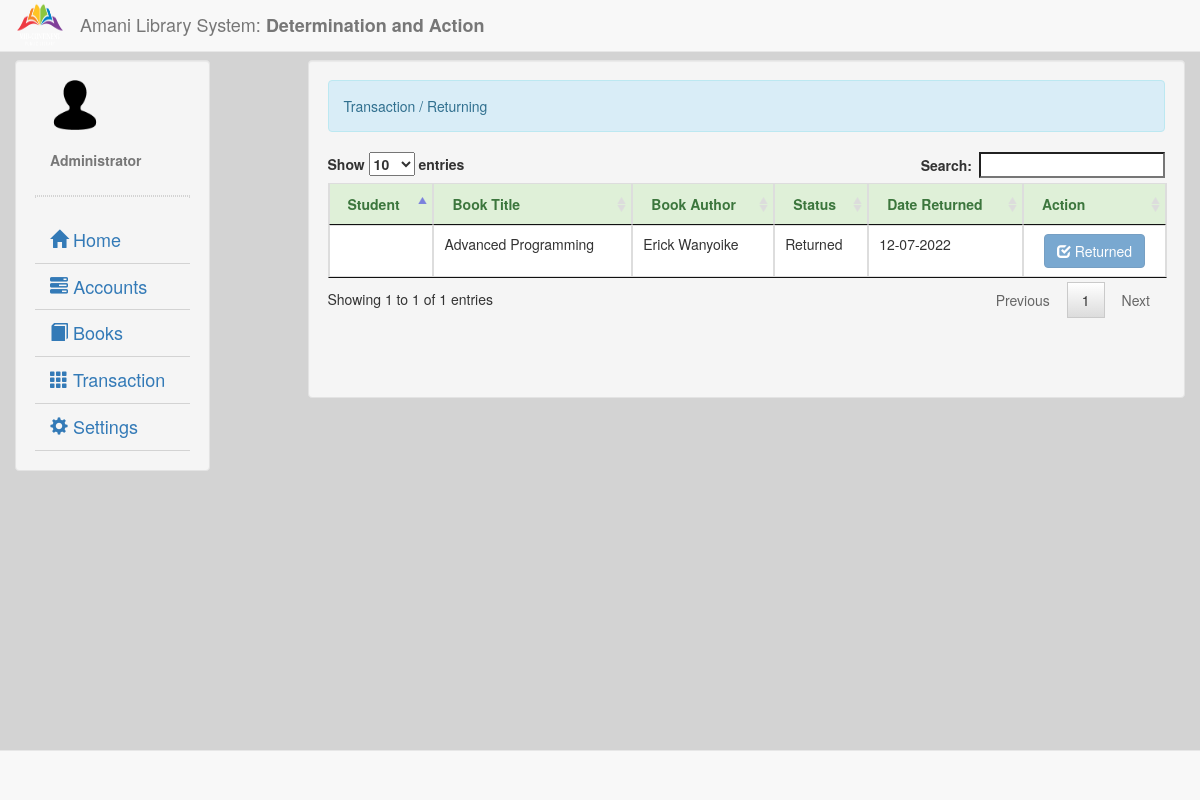
The page /returning.php (signed in) on the database its author committed.
### tables this page shows
CREATE TABLE IF NOT EXISTS `borrowing` (
  `borrow_id` int(11) NOT NULL AUTO_INCREMENT,
  `book_id` int(11) NOT NULL,
  `student_no` int(11) NOT NULL,
  `qty` int(11) NOT NULL,
  `date` date NOT NULL,
  `status` varchar(10) NOT NULL,
  PRIMARY KEY (`borrow_id`)
);

CREATE TABLE IF NOT EXISTS `book` (
  `book_id` int(11) NOT NULL AUTO_INCREMENT,
  `book_title` varchar(50) NOT NULL,
  `book_description` varchar(200) NOT NULL,
  `book_category` varchar(50) NOT NULL,
  `book_author` varchar(60) NOT NULL,
  `date_publish` varchar(25) NOT NULL,
  `qty` int(11) NOT NULL,
  PRIMARY KEY (`book_id`)
);

### account.php (called while the page is built)
<?php
	require_once 'connect.php';
	$qadmin = $conn->query("SELECT * FROM `admin` WHERE `admin_id` = '$_SESSION[admin_id]'") or die(mysqli_error());
	$fadmin = $qadmin->fetch_array();
	$name = $fadmin['firstname']." ".$fadmin['lastname'];

### returning.php (the view, shortened to what this page needs)
<!DOCTYPE html>
<?php
	require_once 'valid.php';
?>
<html lang = "eng">
	<head>
		<link rel = "stylesheet" type = "text/css" href = "css/bootstrap.css" />
		<link rel = "stylesheet" type = "text/css" href = "css/chosen.min.css" />
		<link rel = "stylesheet" type = "text/css" href = "css/jquery.dataTables.css" />
	</head>
	<body style = "background-color:#d3d3d3;">
		<nav class = "navbar navbar-default navbar-fixed-top">
			<div class = "container-fluid">
				<div class = "navbar-header">
					<img src = "images/logo.png" width = "50px" height = "50px" />
					<h4 class = "navbar-text navbar-right">Amani Library System: <b>Determination and Action</b></h4>
				</div>
			</div>
		</nav>
		<div class = "container-fluid">
			<div class = "col-lg-2 well" style = "margin-top:60px;">
				<div class = "container-fluid">
					<img src = "images/user.png" width = "50px" height = "50px"/>
					<br />
					<br />
					<label class = "text-muted"><?php require'account.php'; echo $name;?></label>
				</div>
				<hr style = "border:1px dotted #d3d3d3;"/>
				<ul id = "menu" class = "nav menu">
					<li><a style = "font-size:18px; border-bottom:1px solid #d3d3d3;" href = "home.php"><i class = "glyphicon glyphicon-home"></i> Home</a></li>
					<li><a style = "font-size:18px; border-bottom:1px solid #d3d3d3;" href = ""><i class = "glyphicon glyphicon-tasks"></i> Accounts</a>
					</li>
					<li><a style = "font-size:18px; border-bottom:1px solid #d3d3d3;" href = "book.php"><i class = "glyphicon glyphicon-book"></i> Books</a></li>
					<li><a style = "font-size:18px; border-bottom:1px solid #d3d3d3;" href = ""><i class = "glyphicon glyphicon-th"></i> Transaction</a>
					</li>
					<li><a  style = "font-size:18px; border-bottom:1px solid #d3d3d3;" href = ""><i class = "glyphicon glyphicon-cog"></i> Settings</a>
					</li>
				</ul>
			</div>
			<div class = "col-lg-9 well" style = "margin-top:60px;">
				<div class = "alert alert-info">Transaction / Returning</div>
				<form method = "POST" action = "return.php" enctype = "multipart/form-data">
					<table id = "table" class = "table table-bordered">
						<thead class = "alert-success">
							<tr>
								<th>Student</th>
								<th>Book Title</th>
								<th>Book Author</th>
								<th>Status</th>
								<th>Date Returned</th>
								<th>Action</th>
							</tr>
						</thead>
						<tbody>
							<?php
								$qreturn = $conn->query("SELECT * FROM `borrowing`") or die(mysqli_error());
								while($freturn = $qreturn->fetch_array()){
							?>
							<tr>
								<td>
								</td>
								<td>
									<?php
										$qbook = $conn->query("SELECT * FROM `book` WHERE `book_id` = '$freturn[book_id]'") or die(mysqli_error());
										$fbook = $qbook->fetch_array();
										echo $fbook['book_title'];
									?>
								</td>
								<td>
									<?php
										$qbook = $conn->query("SELECT * FROM `book` WHERE `book_id` = '$freturn[book_id]'") or die(mysqli_error());
										$fbook = $qbook->fetch_array();
										echo $fbook['book_author'];
									?>
								</td>
								<td><?php echo $freturn['status']?></td>
								<td><?php echo date("m-d-Y", strtotime($freturn['date']))?></td>
								<td>
									<?php
										if($freturn['status'] == 'Returned'){
										echo '<center><button disabled = "disabled" class = "btn btn-primary" type = "button" href = "#" data-toggle = "modal" data-target = "#return"><span class = "glyphicon glyphicon-check"></span> Returned</button></center>';
										}else{
										echo '<input type = "hidden" name = "borrow_id" value = "'.$freturn['borrow_id'].'"/><center><button class = "btn btn-primary" data-toggle = "modal" data-target = "#return"><span class = "glyphicon glyphicon-unchecked"></span> Return</button></center>';
										}
									?>
								</td>
							</tr>
							<?php
								}
							?>
						</tbody>
					</table>
				<br />
				<br />
				<br />
			</div>
		</div>
		<nav class = "navbar navbar-default navbar-fixed-bottom">
			<div class = "container-fluid">
			</div>
		</nav>
	</body>
</html>

### rows shown on the page
borrowing: book.book_title "Advanced Programming", book.book_author "Erick Wanyoike", status "Returned", date "12-07-2022"

### other values the page prints
$name "Administrator"
